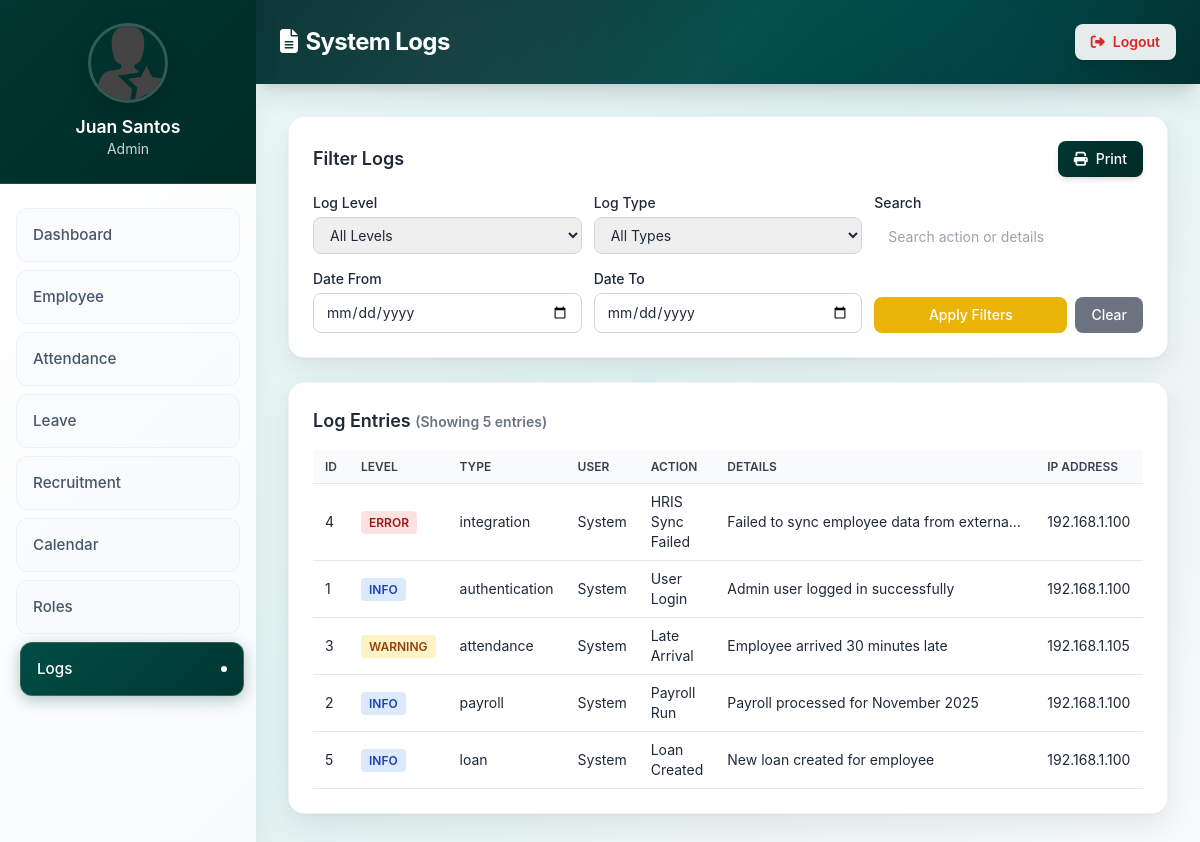
Page /pages/logs.php (signed in) on the committed database.
### tables this page shows
CREATE TABLE `system_logs` (
  `log_id` int(11) NOT NULL,
  `log_level` enum('DEBUG','INFO','WARNING','ERROR','CRITICAL') NOT NULL,
  `log_type` varchar(50) NOT NULL,
  `user_id` int(11) DEFAULT NULL,
  `employee_id` int(11) DEFAULT NULL,
  `ip_address` varchar(45) DEFAULT NULL,
  `user_agent` text DEFAULT NULL,
  `action` varchar(100) NOT NULL,
  `details` text DEFAULT NULL,
  `request_data` longtext DEFAULT NULL CHECK (json_valid(`request_data`)),
  `created_at` timestamp NOT NULL DEFAULT current_timestamp()
);

### config/database.php (called while the page is built, shortened)
<?php
function fetchAll($conn, $sql, $params = []) {
    try {
        $stmt = $conn->prepare($sql);
        $stmt->execute($params);
        return $stmt->fetchAll(PDO::FETCH_ASSOC);
    } catch (PDOException $e) {
        error_log("Fetch All Error: " . $e->getMessage());
        return [];
    }
}
?>

### pages/logs.php (the view, shortened to what this page needs)
<?php
require_once '../config/database.php';
require_once '../includes/auth.php';
$search = $_GET['search'] ?? '';
$date_from = $_GET['date_from'] ?? '';
$date_to = $_GET['date_to'] ?? '';
$sql = "SELECT * FROM system_logs WHERE 1=1";
$params = [];
$sql .= " ORDER BY created_at DESC LIMIT 500";
try {
    if (function_exists('fetchAll')) {
        $logs = fetchAll($conn, $sql, $params);
    }
} catch (Exception $e) {
    $logs = [];
}
?>
<!DOCTYPE html>
<html lang="en">
<head>
    <script src="https://cdn.tailwindcss.com"></script>
    <link rel="stylesheet" href="../css/styles.css">
    <link rel="stylesheet" href="https://cdnjs.cloudflare.com/ajax/libs/font-awesome/6.4.0/css/all.min.css">
</head>
<body>
    <div class="min-h-screen lg:ml-64">
        <header class="header-gradient text-white p-4 lg:p-6 shadow-xl no-print">
            <div class="flex items-center justify-between pl-14 lg:pl-0">
                <?php include '../includes/sidebar.php'; ?>
                <h1 class="text-lg sm:text-xl lg:text-2xl font-bold tracking-tight">
                    <i class="fas fa-file-alt mr-2"></i>System Logs
                </h1>
                <button onclick="openLogoutModal()" class="bg-white/90 backdrop-blur-sm px-4 py-2 rounded-lg font-semibold text-red-600 hover:text-red-700 hover:bg-white transition-all duration-200 text-xs sm:text-sm shadow-lg hover:shadow-xl transform hover:scale-105">
                    <i class="fas fa-sign-out-alt mr-2"></i>Logout
                </button>
            </div>
        </header>
        <main class="p-3 sm:p-4 lg:p-8 print-content">
            <div class="card-enhanced p-4 lg:p-6 mb-4 lg:mb-6 no-print">
                <div class="flex justify-between items-center mb-4">
                    <h2 class="text-lg font-semibold text-gray-800">Filter Logs</h2>
                    <button onclick="window.print()" class="bg-teal-700 hover:bg-teal-800 text-white px-4 py-2 rounded-lg font-medium text-sm flex items-center gap-2 shadow-md hover:shadow-lg transition-all duration-200">
                        <i class="fas fa-print"></i>
                        Print
                    </button>
                </div>
                <form method="GET" id="filterForm" class="grid grid-cols-1 sm:grid-cols-2 lg:grid-cols-3 gap-3">
                    <div>
                        <label class="block text-sm font-medium mb-1">Log Level</label>
                        <select name="log_level" class="w-full px-3 py-2 border border-gray-300 rounded-lg focus:outline-none focus:ring-2 focus:ring-teal-500 text-sm">
                            <option value="">All Levels</option>
                        </select>
                    </div>
                    <div>
                        <label class="block text-sm font-medium mb-1">Log Type</label>
                        <select name="log_type" class="w-full px-3 py-2 border border-gray-300 rounded-lg focus:outline-none focus:ring-2 focus:ring-teal-500 text-sm">
                            <option value="">All Types</option>
                        </select>
                    </div>
                    <div>
                        <label class="block text-sm font-medium mb-1">Search</label>
                        <input type="text" name="search" id="searchInput" value="<?php echo htmlspecialchars($search); ?>"
                            placeholder="Search action or details"
                            class="w-full px-3 py-2 border border-gray-300 rounded-lg focus:outline-none focus:ring-2 focus:ring-teal-500 text-sm">
                    </div>
                    <div>
                        <label class="block text-sm font-medium mb-1">Date From</label>
                        <input type="date" name="date_from" value="<?php echo htmlspecialchars($date_from); ?>"
                            class="w-full px-3 py-2 border border-gray-300 rounded-lg focus:outline-none focus:ring-2 focus:ring-teal-500 text-sm">
                    </div>
                    <div>
                        <label class="block text-sm font-medium mb-1">Date To</label>
                        <input type="date" name="date_to" value="<?php echo htmlspecialchars($date_to); ?>"
                            class="w-full px-3 py-2 border border-gray-300 rounded-lg focus:outline-none focus:ring-2 focus:ring-teal-500 text-sm">
                    </div>
                    <div class="flex items-end gap-2">
                        <button type="submit" class="flex-1 bg-yellow-500 hover:bg-yellow-600 text-white px-4 py-2 rounded-lg font-medium text-sm">
                            Apply Filters
                        </button>
                        <button type="button" onclick="clearFilters()" class="bg-gray-500 hover:bg-gray-600 text-white px-4 py-2 rounded-lg font-medium text-sm">
                            Clear
                        </button>
                    </div>
                </form>
            </div>
            <div class="card-enhanced p-4 lg:p-6">
                <div class="mb-4 flex justify-between items-center no-print">
                    <h2 class="text-lg font-semibold text-gray-800">
                        Log Entries <span class="text-sm text-gray-500">(Showing <?php echo count($logs); ?> entries)</span>
                    </h2>
                </div>
                <div class="overflow-x-auto">
                    <table class="desktop-table w-full text-sm">
                        <thead>
                            <tr class="bg-gray-50 border-b border-gray-200">
                                <th class="px-3 py-2 text-left text-xs font-semibold text-gray-700 uppercase">ID</th>
                                <th class="px-3 py-2 text-left text-xs font-semibold text-gray-700 uppercase">Level</th>
                                <th class="px-3 py-2 text-left text-xs font-semibold text-gray-700 uppercase">Type</th>
                                <th class="px-3 py-2 text-left text-xs font-semibold text-gray-700 uppercase">User</th>
                                <th class="px-3 py-2 text-left text-xs font-semibold text-gray-700 uppercase">Action</th>
                                <th class="px-3 py-2 text-left text-xs font-semibold text-gray-700 uppercase">Details</th>
                                <th class="px-3 py-2 text-left text-xs font-semibold text-gray-700 uppercase">IP Address</th>
                            </tr>
                        </thead>
                        <tbody>
                            <?php if (empty($logs)): ?>
                                <tr>
                                    <td colspan="8" class="px-3 py-8 text-center text-gray-500">No logs found</td>
                                </tr>
                            <?php else: ?>
                                <?php foreach ($logs as $log): ?>
                                    <tr class="border-b border-gray-200 hover:bg-gray-50">
                                        <td class="px-3 py-2"><?php echo $log['log_id'] ?? 'N/A'; ?></td>
                                        <td class="px-3 py-2">
                                            <span class="px-2 py-1 rounded text-xs font-semibold log-level-<?php echo htmlspecialchars($log['log_level'] ?? 'INFO'); ?>">
                                                <?php echo htmlspecialchars($log['log_level'] ?? 'N/A'); ?>
                                            </span>
                                        </td>
                                        <td class="px-3 py-2"><?php echo htmlspecialchars($log['log_type'] ?? 'N/A'); ?></td>
                                        <td class="px-3 py-2"><?php echo htmlspecialchars($log['user_account'] ?? 'System'); ?></td>
                                        <td class="px-3 py-2"><?php echo htmlspecialchars($log['action'] ?? 'N/A'); ?></td>
                                        <td class="px-3 py-2 max-w-xs truncate" title="<?php echo htmlspecialchars($log['details'] ?? ''); ?>">
                                            <?php echo htmlspecialchars($log['details'] ?? 'N/A'); ?>
                                        </td>
                                        <td class="px-3 py-2"><?php echo htmlspecialchars($log['ip_address'] ?? 'N/A'); ?></td>
                                    </tr>
                                <?php endforeach; ?>
                            <?php endif; ?>
                        </tbody>
                    </table>
                </div>
            </div>
        </main>
    </div>
</body>
</html>

### css/styles.css (style rules this page uses)
:root { --primary: #003631; --primary-light: #004d45; --primary-dark: #002b27; --accent: #ec4899; --accent-light: #f472b6; --gray-light: #f8fafc; --gray-dark: #1e293b; --shadow: 0 4px 6px -1px rgba(0, 0, 0, 0.1), 0 2px 4px -1px rgba(0, 0, 0, 0.06); --shadow-lg: 0 20px 25px -5px rgba(0, 0, 0, 0.1), 0 10px 10px -5px rgba(0, 0, 0, 0.04); }
* { box-sizing: border-box; }
body { font-family: 'Inter', -apple-system, BlinkMacSystemFont, sans-serif; background: linear-gradient(135deg, #f0fdfa 0%, #f8fafc 100%); margin: 0; padding: 0; color: var(--gray-dark); overflow-x: hidden; }
@media (min-width: 769px) { .desktop-table { display: table; } }
.bg-teal-700 { background: linear-gradient(135deg, var(--primary) 0%, var(--primary-dark) 100%); border-radius: 16px; box-shadow: var(--shadow); transition: all 0.4s cubic-bezier(0.4, 0, 0.2, 1); position: relative; overflow: hidden; }
.bg-teal-700::before { content: ''; position: absolute; top: 0; left: -100%; width: 100%; height: 100%; background: linear-gradient(90deg, transparent, rgba(255, 255, 255, 0.2), transparent); transition: left 0.6s ease; }
input[type="text"], input[type="password"] { transition: all 0.3s ease; border: 2px solid transparent; }
button { transition: all 0.3s ease; }
html { scroll-behavior: smooth; }
* { scrollbar-width: thin; scrollbar-color: #cbd5e1 #f1f5f9; }
.log-level-INFO { background-color: #dbeafe; color: #1e40af; }
.log-level-WARNING { background-color: #fef3c7; color: #92400e; }
.log-level-ERROR { background-color: #fee2e2; color: #991b1b; }

### pages/logs.php (style rules this page uses)
body { background: linear-gradient(135deg, #f0fdfa 0%, #e0f2f1 50%, #f8fafc 100%); background-attachment: fixed; }
.header-gradient { background: linear-gradient(135deg, #003631 0%, #004d45 50%, #002b27 100%); position: relative; overflow: hidden; }
.header-gradient::before { content: ''; position: absolute; top: 0; left: 0; right: 0; bottom: 0; background: radial-gradient(circle at 20% 50%, rgba(236, 72, 153, 0.1) 0%, transparent 50%), radial-gradient(circle at 80% 80%, rgba(14, 165, 233, 0.1) 0%, transparent 50%); pointer-events: none; }
.header-gradient > * { position: relative; z-index: 1; }
.card-enhanced { background: white; border-radius: 16px; box-shadow: 0 10px 30px rgba(0, 0, 0, 0.08), 0 1px 3px rgba(0, 0, 0, 0.05); transition: all 0.3s ease; border: 1px solid rgba(0, 0, 0, 0.05); }

### includes/sidebar.php (style rules this page uses)
header { position: relative !important; }

### rows in the picture
system_logs: log_id "4", log_level "ERROR", log_type "integration", user_account "System", action "HRIS Sync Failed", details "Failed to sync employee data from externa…", ip_address "192.168.1.100"
system_logs: log_id "1", log_level "INFO", log_type "authentication", user_account "System", action "User Login", details "Admin user logged in successfully", ip_address "192.168.1.100"
system_logs: log_id "3", log_level "WARNING", log_type "attendance", user_account "System", action "Late Arrival", details "Employee arrived 30 minutes late", ip_address "192.168.1.105"
system_logs: log_id "2", log_level "INFO", log_type "payroll", user_account "System", action "Payroll Run", details "Payroll processed for November 2025", ip_address "192.168.1.100"
system_logs: log_id "5", log_level "INFO", log_type "loan", user_account "System", action "Loan Created", details "New loan created for employee", ip_address "192.168.1.100"

### other values in the picture
$_SESSION['user_name'] "Juan Santos"
$_SESSION['user_role'] "Admin"
$label "Dashboard"
$label "Employee"
$label "Attendance"
$label "Leave"
$label "Recruitment"
$label "Calendar"
$label "Roles"
$label "Logs"
count($logs) "5"
